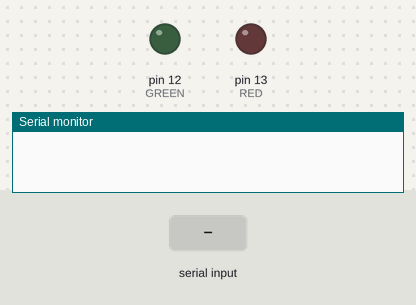
Bench run of a sketch on a simulated Arduino Uno, built with avr-gcc and run on an emulated ATmega328P. Parts: output pins drawn as LEDs (lit = HIGH), the last lines printed to the serial monitor. The test bench sets the inputs (shaded band).

Above: at 1.2 s.
1.3 s: byte 90 received over Serial
At 1.8 s:
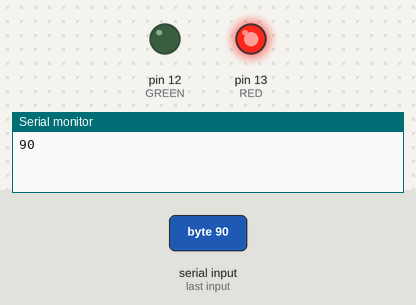
Timing chart, 0 to 4.3 s (numbered marks = the images above; inputs shaded):
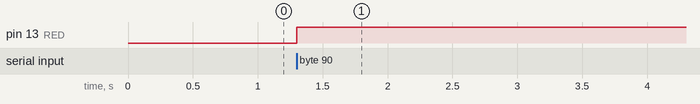

Measured:
- after the input at 1.3 s, pin 13 (RED): LOW → HIGH at once

The sketch:

testing.ino
```cpp
int incomingByte = 0; // for incoming serial data
int RED = 13;
int GREEN = 12;

void setup() {
  Serial.begin(9600); // opens serial port, sets data rate to 9600 bps
  pinMode(RED, OUTPUT);
  pinMode(GREEN, OUTPUT);
}


void loop() {
  // send data only when you receive data:
  if (Serial.available() > 0) {
    // read the incoming byte:
    incomingByte = Serial.read();

//The first byte of incoming serial data available
//(or -1 if no data is available). Data type: int.
   if(incomingByte > 49.5){
    Serial.println(incomingByte);//, DEC);
    digitalWrite(RED, HIGH);
    //digitalWrite(GREEN, LOW);
   // delay(300);
   }
   else
   {
    //Serial.println("NULL");//, DEC);
    //Serial.println(incomingByte);
    //digitalWrite(GREEN, HIGH);
    digitalWrite(RED, LOW);
   // delay(300);
   }


  }
}
```
